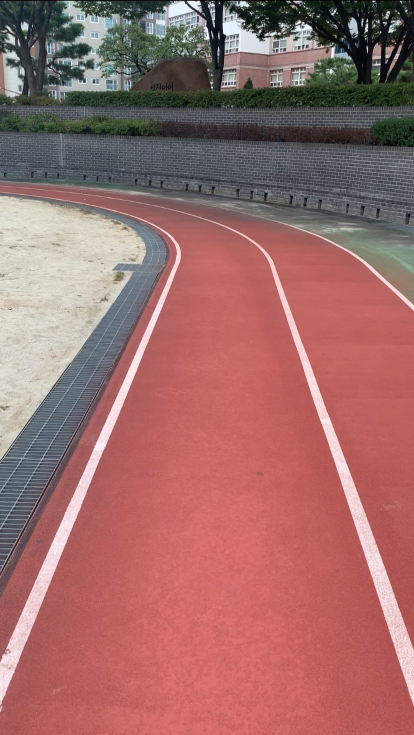
#> input picture image/TestTrack_3.jpg, 828 x 1469 px (shown at 1/2 size)
$ python optimization.py
#> lines starting #> are read from the running program, lines starting #| are printed output that depends on the picture; after the words box and inside, x2 and y2 are one past the last pixel; in counts of white or black regions, pixels touching at a corner belong together
import cv2
import numpy as np

def make_coordinates(image, line_parameters):
    slope, intercept = line_parameters
    y1 = image.shape[0]
    y2 = int(y1 * (3/5))
    x1 = int((y1 - intercept) / slope)
    x2 = int((y2 - intercept) / slope)

    return np.array([x1, y1, x2, y2])

def average_slope_intercept(image, lines):
    left_fit = []
    right_fit = []
    for line in lines:
        x1, y1, x2, y2 = line.reshape(4)
        parameters = np.polyfit((x1, x2), (y1, y2), 1)
        slope = parameters[0]
        intercept = parameters[1]
        if slope < 0:
            left_fit.append((slope, intercept))
        else:
            right_fit.append((slope, intercept))

    left_fit_averge = np.average(left_fit, axis=0)
    right_fit_averge = np.average(right_fit, axis=0)
    left_line = make_coordinates(image, left_fit_averge)
    right_line = make_coordinates(image, right_fit_averge)

    return np.array([left_line, right_line])

def canny(image):
    gray = cv2.cvtColor(image, cv2.COLOR_RGB2GRAY) # 3 Channel -> 1 Channel
    blur = cv2.GaussianBlur(gray, (5, 5), 0)
    canny = cv2.Canny(blur, 50, 400)

    return canny

def display_lines(image, lines):
    line_image = np.zeros_like(image)
    if lines is not None:
        for line in lines:
            x1, y1, x2, y2 = line.reshape(4)
            cv2.line(line_image, (x1, y1), (x2, y2), (255, 0, 0), 20)

    return line_image

def region_of_interest(image):
    height = image.shape[0]
    polygons = np.array([
        [(-350, height), (850, height), (320, 110)]
    ])
    mask = np.zeros_like(image)
    cv2.fillPoly(mask, polygons, 255)
    masked_image = cv2.bitwise_and(image, mask)

    return masked_image

image = cv2.imread('../image/TestTrack_3.jpg', 1)
#> image is the input picture: shape (1469, 828, 3); mean B, G, R 105.3, 107.4, 157.3
image = cv2.resize(image, dsize=(640, 480), interpolation=cv2.INTER_AREA)
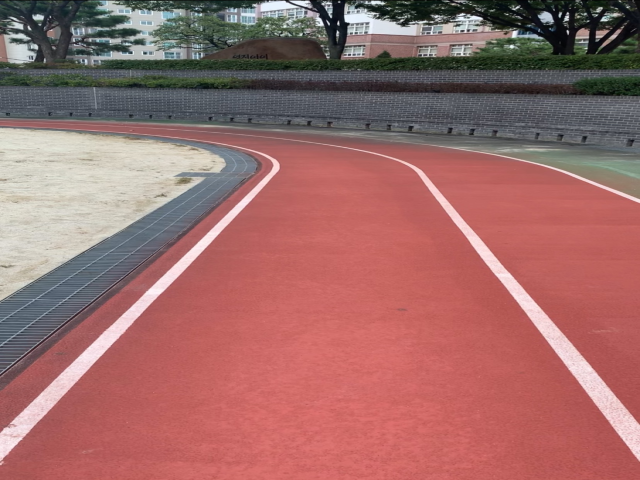
#> image: shape (480, 640, 3); mean B, G, R 105.3, 107.4, 157.3

lane_image = np.copy(image)
canny_image = canny(lane_image)
#> in canny, `gray = cv2.cvtColor(image, cv2.COLOR_RGB2GRAY)`:
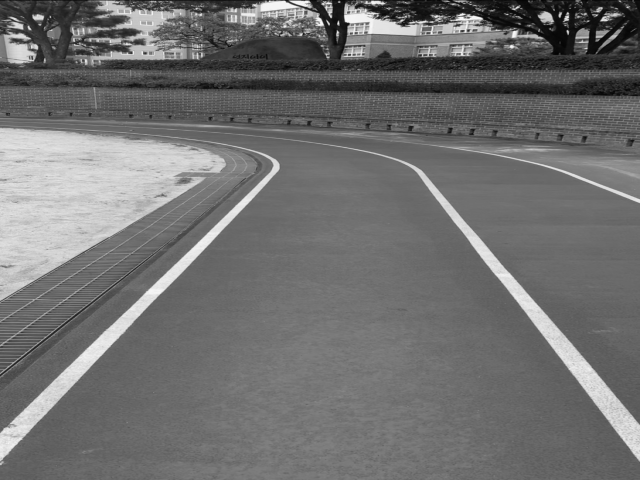
#> gray: shape (480, 640); min 3, max 249, mean 112.4
#> in canny, `canny = cv2.Canny(blur, 50, 400)`:
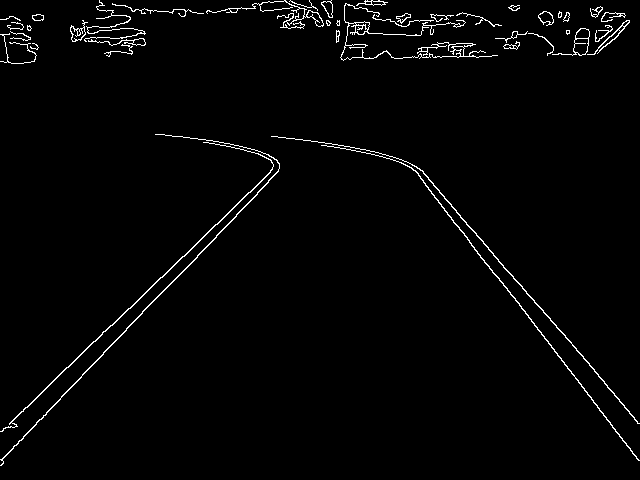
#> canny: shape (480, 640); 2% white in thin lines or dots
cropped_image = region_of_interest(canny_image)
#> in region_of_interest, `cv2.fillPoly(mask, polygons, 255)`:
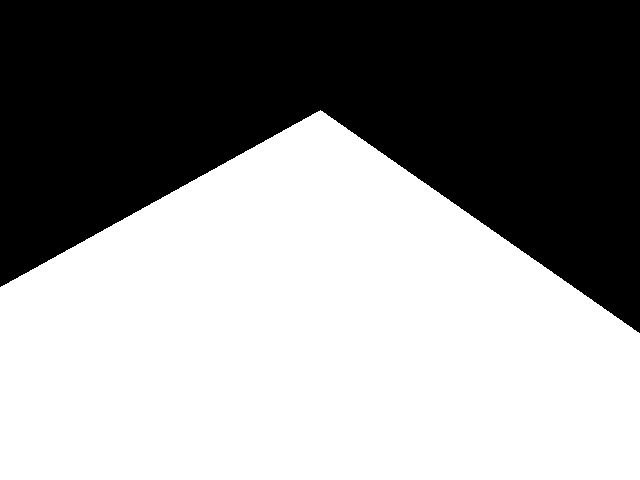
#> mask: shape (480, 640); 56.2% white; 1 black region, box (x1, y1, x2, y2) and area: (0, 0, 640, 333) 134489
#> in region_of_interest, `masked_image = cv2.bitwise_and(image, mask)`:
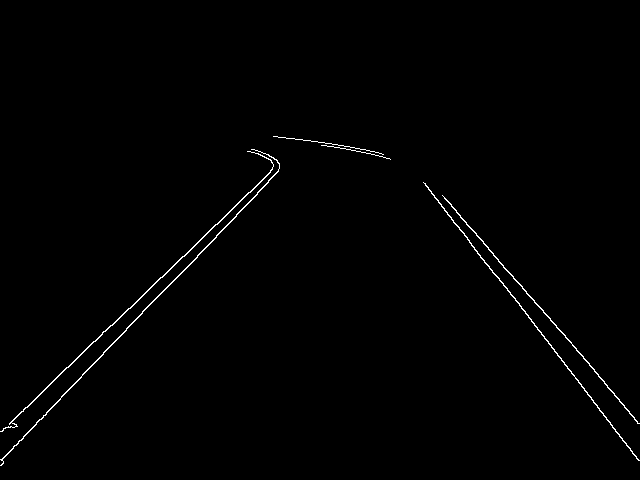
#> masked_image: shape (480, 640); 0.75% white in thin lines or dots, all inside (x1, y1, x2, y2) = (0, 136, 640, 466)
lines = cv2.HoughLinesP(cropped_image, 2, np.pi/180, 100, np.array([]), minLineLength=40, maxLineGap=5)
#> lines = [[1, 459, 142, 313], [532, 298, 594, 369], [43, 390, 93, 341], [499, 278, 606, 419], [1, 431, 270, 172], [442, 195, 619, 399], [558, 355, 630, 448], [131, 323, 187, 266], [489, 266, 544, 338], [203, 250, 278, 170]]
averaged_lines = average_slope_intercept(lane_image, lines)
#> the loop in average_slope_intercept, `for line in lines:` made 10 passes
#> (x1, y1, x2, y2, slope, intercept) on passes 1 to 10: (1, 459, 142, 313, -1.04, 460), (532, 298, 594, 369, 1.15, -311.2), (43, 390, 93, 341, -0.98, 432.1), (499, 278, 606, 419, 1.32, -379.6), (1, 431, 270, 172, -0.963, 432), (442, 195, 619, 399, 1.15, -314.4), (558, 355, 630, 448, 1.29, -365.7), (131, 323, 187, 266, -1.02, 456.3), (489, 266, 544, 338, 1.31, -374.1), (203, 250, 278, 170, -1.07, 466.5)
#> after the loop in average_slope_intercept, `for line in lines:`: left_fit = [(-1.04, 460), (-0.98, 432.1), (-0.963, 432), (-1.02, 456.3), (-1.07, 466.5)]; right_fit = [(1.15, -311.2), (1.32, -379.6), (1.15, -314.4), (1.29, -365.7), (1.31, -374.1)]
#> in average_slope_intercept, `left_fit_averge = np.average(left_fit, axis=0)`: left_fit_averge = [-1.01, 449.4]
#> in average_slope_intercept, `right_fit_averge = np.average(right_fit, axis=0)`: right_fit_averge = [1.24, -349]
#> in make_coordinates, `slope, intercept = line_parameters`: slope = -1.01; intercept = 449.4
#> in make_coordinates, `x1 = int((y1 - intercept) / slope)`: x1 = -30
#> in make_coordinates, `x2 = int((y2 - intercept) / slope)`: x2 = 159
#> in average_slope_intercept, `left_line = make_coordinates(image, left_fit_averge)`: left_line = [-30, 480, 159, 288]
#> in average_slope_intercept, `right_line = make_coordinates(image, right_fit_averge)`: right_line = [666, 480, 512, 288]
#> averaged_lines = [[-30, 480, 159, 288], [666, 480, 512, 288]]
line_image = display_lines(lane_image, averaged_lines)
#> the loop in display_lines, `for line in lines:` made 2 passes
#> after the loop in display_lines, `for line in lines:`:
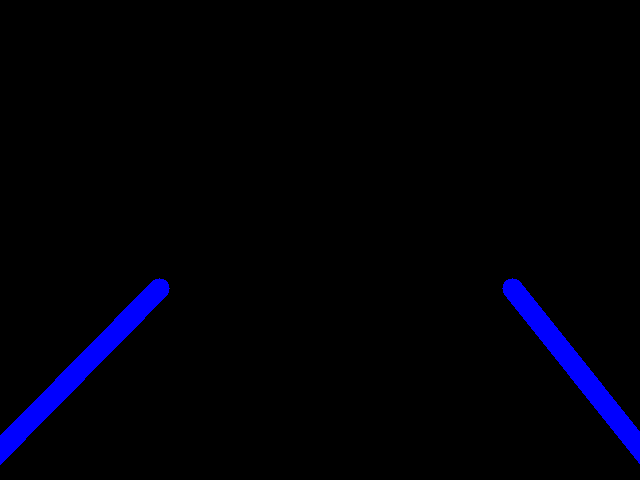
#> line_image: shape (480, 640, 3); mean of channels 0, 1, 2 7.6, 0, 0; drawn as B, G, R
combo_image = cv2.addWeighted(lane_image, 0.8, line_image, 1, 1)
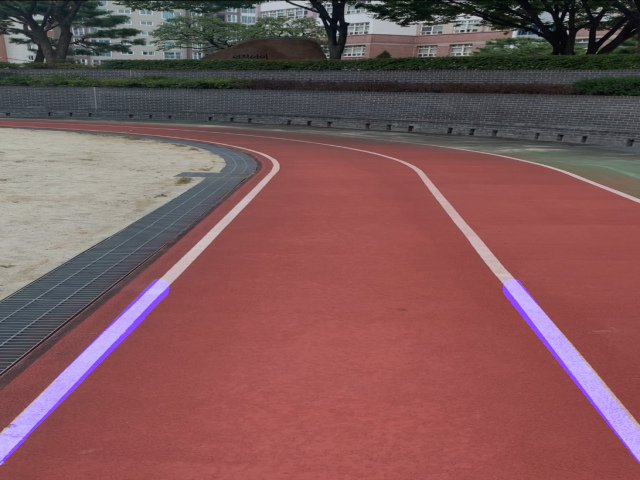
#> combo_image: shape (480, 640, 3); mean B, G, R 88.3, 86.9, 126.8

cv2.imshow("result", combo_image)
cv2.waitKey(0)
cv2.destroyAllWindows()

$ run again, with image/TestTrack_2.jpg copied over image/TestTrack_3.jpg
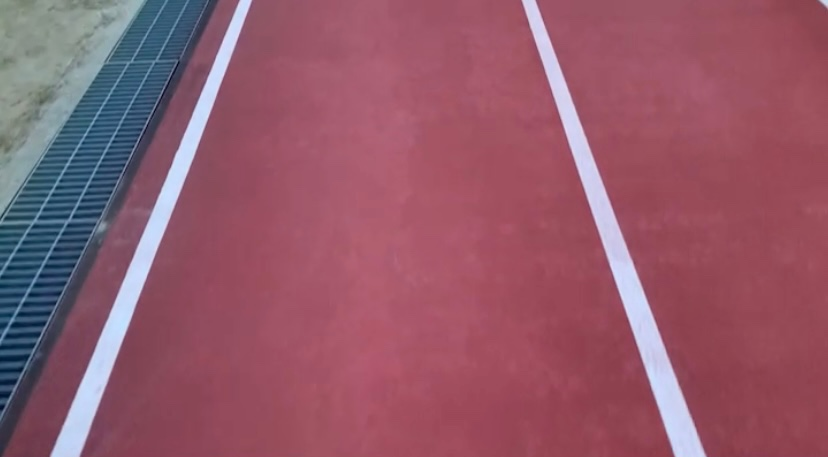
#> input picture image/TestTrack_2.jpg, 828 x 457 px
#> image is the input picture: shape (457, 828, 3); mean B, G, R 106.4, 89.6, 146.6
#> image: shape (480, 640, 3)
#> in canny, `canny = cv2.Canny(blur, 50, 400)`:
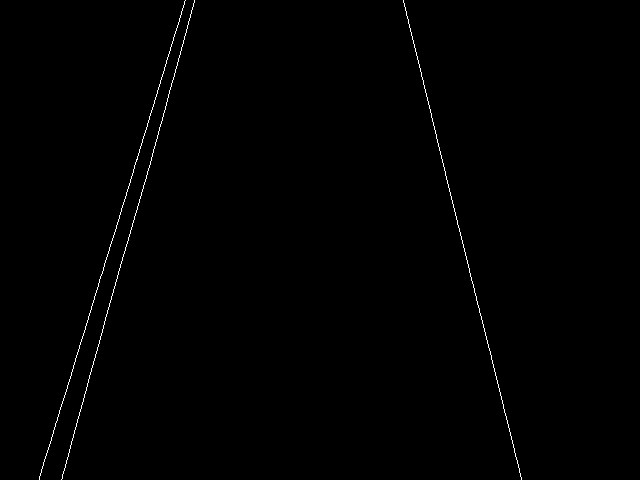
#> canny: shape (480, 640); 0.47% white in thin lines or dots, all inside (x1, y1, x2, y2) = (39, 0, 522, 480)
#> mask: shape (480, 640); 56.2% white; 1 black region, box (x1, y1, x2, y2) and area: (0, 0, 640, 333) 134489
#> masked_image: shape (480, 640); 0.26% white in thin lines or dots, all inside (x1, y1, x2, y2) = (39, 202, 522, 480)
#> lines = [[452, 202, 521, 479], [62, 478, 115, 282], [39, 478, 117, 222]]
#> the loop in average_slope_intercept, `for line in lines:` made 3 passes
#> (x1, y1, x2, y2, slope, intercept) on passes 1 to 3: (452, 202, 521, 479, 4.01, -1612.6), (62, 478, 115, 282, -3.7, 707.3), (39, 478, 117, 222, -3.28, 606)
#> after the loop in average_slope_intercept, `for line in lines:`: left_fit = [(-3.7, 707.3), (-3.28, 606)]; right_fit = [(4.01, -1612.6)]
#> left_fit_averge = [-3.49, 656.6]
#> right_fit_averge = [4.01, -1612.6]
#> in make_coordinates, `slope, intercept = line_parameters`: slope = -3.49; intercept = 656.6
#> in make_coordinates, `x1 = int((y1 - intercept) / slope)`: x1 = 50
#> in make_coordinates, `x2 = int((y2 - intercept) / slope)`: x2 = 105
#> left_line = [50, 480, 105, 288]
#> right_line = [521, 480, 473, 288]
#> averaged_lines = [[50, 480, 105, 288], [521, 480, 473, 288]]
#> the loop in display_lines, `for line in lines:` made 2 passes
#> `combo_image = cv2.addWeighted(lane_image, 0.8, line_image, 1, 1)`:
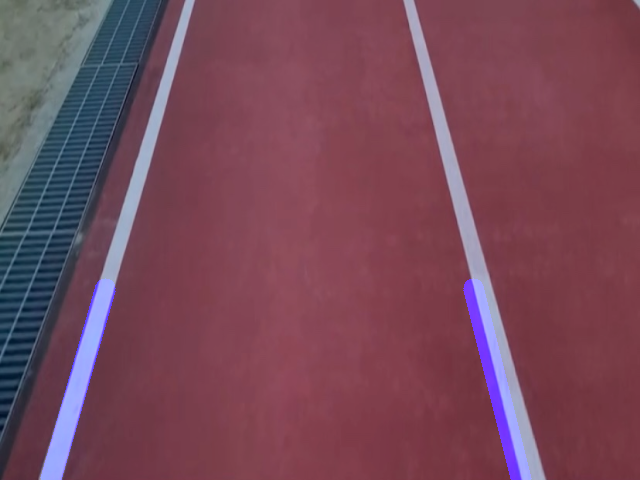
#> combo_image: shape (480, 640, 3); mean B, G, R 88.8, 72.6, 118.2
